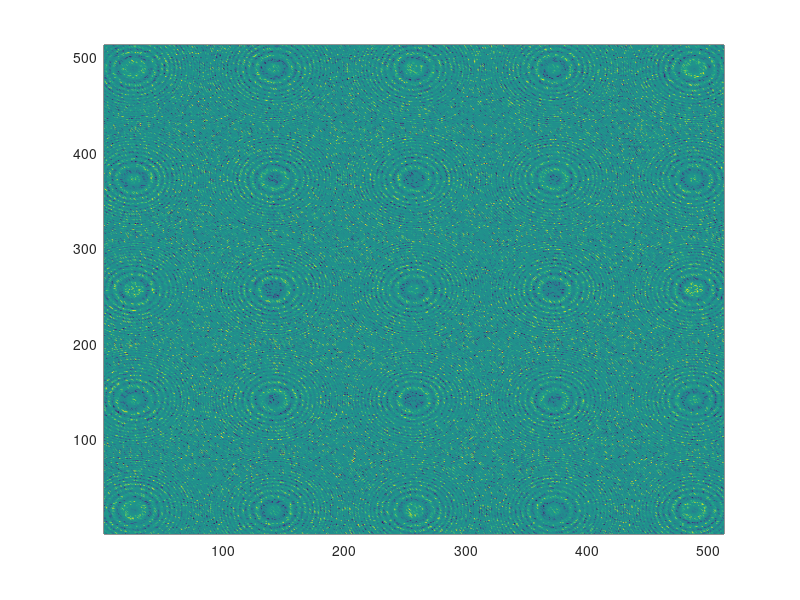

MATLAB code to generate this figure:
clear all
close all
%%%%%%%%%%%%%%%
%  CONSTANTS  %
%%%%%%%%%%%%%%%

wavelength = 630e-9; % in meters
sampling=0.01/512;  % in meters 

%%%%%%%%%%%%%%%%%%%%%%%%%%%%%%
%  INITIALIZE HOLOGRAM FILM  %
%%%%%%%%%%%%%%%%%%%%%%%%%%%%%%
dimensions = 1; 
range = dimensions*0.01/2;
ipx = (-1*range):sampling:range;
ipy = (-1*range):sampling:range;
% 1in in length @ 600dpi
% 1in in length @ 600dpi
film = zeros(size(ipx,2),size(ipy,2));

%%%%%%%%%%%%%%%%%%%%%%%%%%
%  DEFINE OBJECT POINTS  %
%%%%%%%%%%%%%%%%%%%%%%%%%%
% The following sections utilize different methods and scripts to
% accomplish creating whatever virtual object design one desires

%...............
%SINGLE or MULTIPLE points
%...............
objectpoints = [0 0 0.07];
%objectpoints = [-0.00015 -0.00015 0.005;0.00015 0.00015 0.005];
%objectpoints = [-0.2 0  2;0.2 0  2];
%objectpoints = [0 -0.002 0.5;0 0.002 0.5];


%...............
%IMAGE = simpleImage2objectpoints(img, width, height, depth)
%...............

%img = imread('./img/A-l1cm-p512','jpg');
%width = 0.01;  %generated image width
%height = 0.01; %generated image height
%depth=0.03;
%objectpoints = simpleImage2objectpoints(img, width, height, depth);


%%%offset the x-axis by some amount
%offset = 0.05;
%objectpoints(:,1) = objectpoints(:,1)+offset;


%%%%%%%%%%%%%%%%%%%%%%%%%%%%%%%%
%  BEGIN HOLOGRAM COMPUTATION  %
%%%%%%%%%%%%%%%%%%%%%%%%%%%%%%%%
fprintf('Computing...\n');
fprintf('Hologram resolution = %dx%d\n',size(ipx,2),size(ipy,2));
fprintf('Number of objectpoints = %d\n',size(objectpoints,1));

% Iterate through every object, and calculate the light field contribution
% at each sampling pixel on our film.
fprintf('calculating hologram for object point ');

n=size(objectpoints(:,1));
cost=2*pi/wavelength;
%dz=objectpoints(1,3);
%dz=0.005
phase=2*pi*rand(size(ipx,2),size(ipy,2));
depth=0.07
dz=depth;


tic
for o=1:n
    %fprintf('%d,',o);
    for i=1:size(ipx,2)
        for j=1:size(ipy,2)
            dx = objectpoints(o,1) - ipx(i);
            dy = objectpoints(o,2) - ipy(j);
            distance=dz+(1./(2.*dz))*(dx^2+dy^2);
            %%%distance=sqrt(dx^2+dy^2+dz^2);
            complexwave = exp(2*pi*sqrt(-1)*distance/(wavelength)+phase(i,j));
            film(i,j) = film(i,j) + complexwave;
        end
    end
end
toc

pcolor(real(film));shading interp;